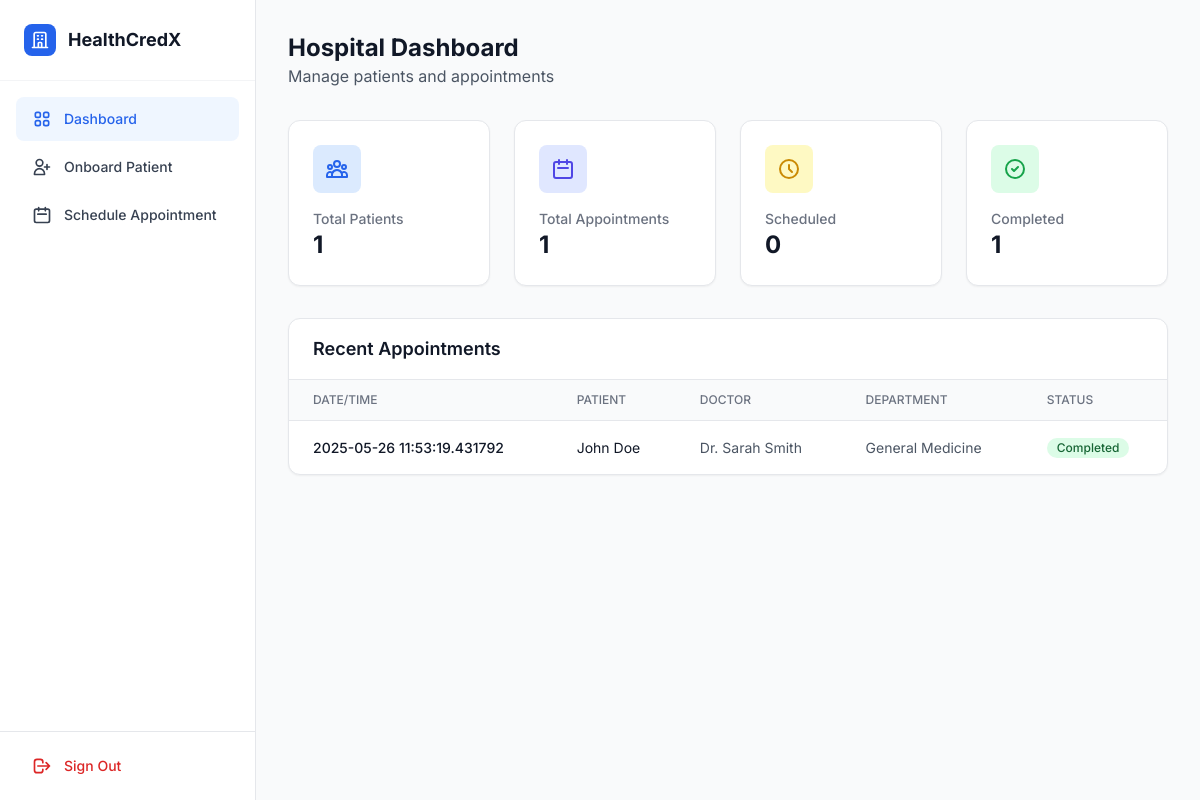
/hospital/dashboard (signed in), run on an earlier commit of the app's database.
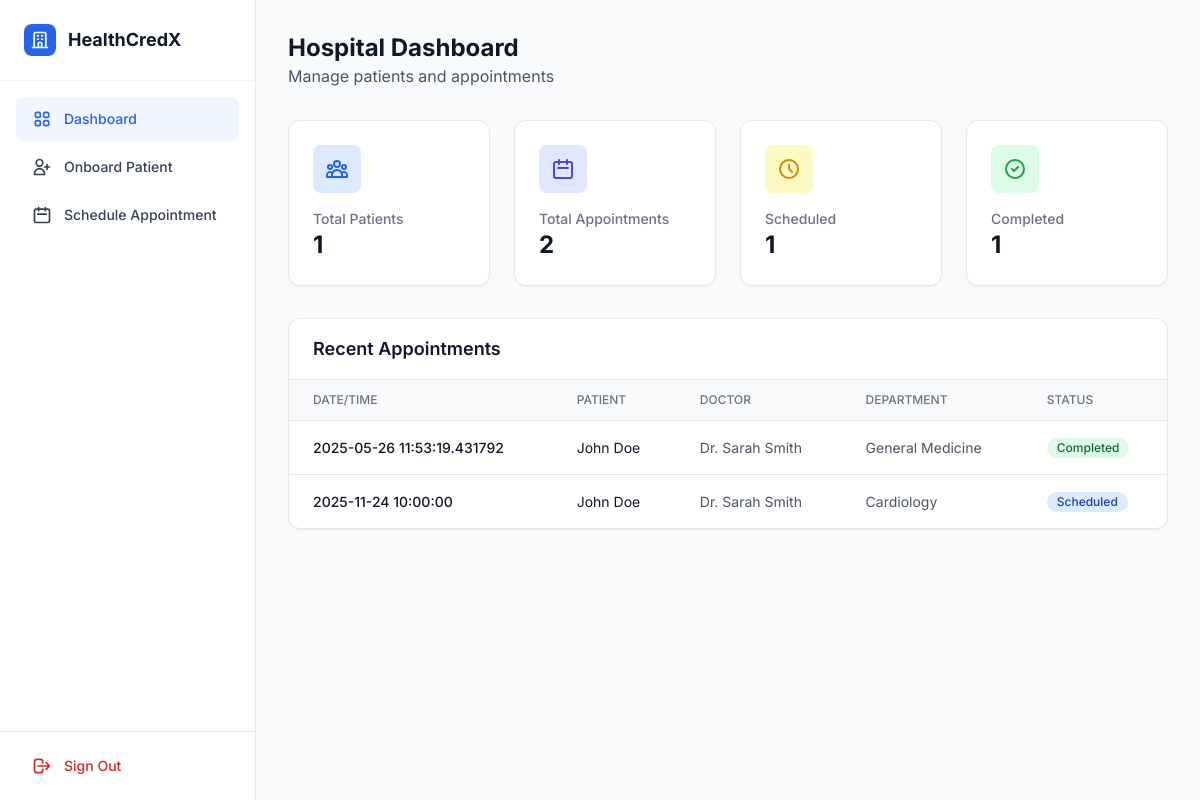
And on a later commit of the database.
### tables this page shows
CREATE TABLE appointments (
            id INTEGER PRIMARY KEY AUTOINCREMENT,
            patient_id INTEGER NOT NULL,
            doctor_id INTEGER,
            hospital_id INTEGER NOT NULL,
            date_time TIMESTAMP NOT NULL,
            department TEXT,
            symptoms TEXT,
            notes TEXT,
            status TEXT DEFAULT 'scheduled' CHECK(status IN ('scheduled', 'completed', 'cancelled')),
            created_at TIMESTAMP DEFAULT CURRENT_TIMESTAMP,
            FOREIGN KEY (patient_id) REFERENCES users(id),
            FOREIGN KEY (doctor_id) REFERENCES users(id),
            FOREIGN KEY (hospital_id) REFERENCES users(id)
        );

CREATE TABLE users (
            id INTEGER PRIMARY KEY AUTOINCREMENT,
            email TEXT UNIQUE NOT NULL,
            password TEXT NOT NULL,
            name TEXT NOT NULL,
            role TEXT NOT NULL CHECK(role IN ('practitioner', 'organization', 'admin', 'hospital', 'pharma', 'patient')),
            practitioner_type TEXT,
            organization_name TEXT,
            created_at TIMESTAMP DEFAULT CURRENT_TIMESTAMP,
            last_login TIMESTAMP
        );

### app.py (the view)
@app.route('/hospital/dashboard')
@auth.require_role('hospital')
def hospital_dashboard():
    user = auth.get_current_user()
    appointments = db.get_appointments_by_user(user['id'], 'hospital')
    stats = db.get_hospital_stats(user['id'])
    return render_template('hospital_dashboard.html', appointments=appointments, stats=stats)

### auth.py (called while the page is built)
def get_current_user():
    if 'user_id' in session:
        return {
            'id': session['user_id'],
            'email': session['user_email'],
            'name': session['user_name'],
            'role': session['user_role'],
            'practitioner_type': session.get('practitioner_type'),
            'organization_name': session.get('organization_name')
        }
    return None

def is_authenticated():
    return 'user_id' in session

def require_role(*roles):
    def decorator(f):
        @wraps(f)
        def decorated_function(*args, **kwargs):
            if not is_authenticated():
                flash('Please log in to access this page.', 'warning')
                return redirect(url_for('login'))
            user = get_current_user()
            if user['role'] not in roles:
                flash('You do not have permission to access this page.', 'danger')
                return redirect(url_for('index'))
            return f(*args, **kwargs)
        return decorated_function
    return decorator

### database.py (called while the page is built)
def get_db():
    DB_PATH.parent.mkdir(exist_ok=True)
    conn = sqlite3.connect(DB_PATH)
    conn.row_factory = sqlite3.Row  # Access columns by name
    return conn

def get_hospital_stats(hospital_id):
    conn = get_db()
    cursor = conn.cursor()
    stats = {}
    cursor.execute("SELECT COUNT(*) as count FROM appointments WHERE hospital_id = ?", (hospital_id,))
    stats['total_appointments'] = cursor.fetchone()['count']
    cursor.execute("SELECT COUNT(*) as count FROM appointments WHERE hospital_id = ? AND status = 'completed'", (hospital_id,))
    stats['completed_appointments'] = cursor.fetchone()['count']
    cursor.execute("SELECT COUNT(*) as count FROM appointments WHERE hospital_id = ? AND status = 'scheduled'", (hospital_id,))
    stats['scheduled_appointments'] = cursor.fetchone()['count']
    cursor.execute("SELECT COUNT(DISTINCT patient_id) as count FROM appointments WHERE hospital_id = ?", (hospital_id,))
    stats['total_patients'] = cursor.fetchone()['count']
    conn.close()
    return stats

### templates/hospital_dashboard.html (shortened to what this page needs)
<!DOCTYPE html>
<html lang="en" class="bg-gray-50">
<head>
    <script src="https://cdn.tailwindcss.com"></script>
</head>
<body class="flex h-screen overflow-hidden">
    <aside class="w-64 bg-white border-r border-gray-200 flex-shrink-0 flex flex-col">
        <div class="p-6 flex items-center gap-3 border-b border-gray-100">
            <div class="w-8 h-8 bg-blue-600 rounded-lg flex items-center justify-center">
                <svg class="w-5 h-5 text-white" fill="none" stroke="currentColor" viewBox="0 0 24 24">
                    <path stroke-linecap="round" stroke-linejoin="round" stroke-width="2" d="M19 21V5a2 2 0 00-2-2H7a2 2 0 00-2 2v16m14 0h2m-2 0h-5m-9 0H3m2 0h5M9 7h1m-1 4h1m4-4h1m-1 4h1m-5 10v-5a1 1 0 011-1h2a1 1 0 011 1v5m-4 0h4"></path>
                </svg>
            </div>
            <span class="text-lg font-bold text-gray-900">HealthCredX</span>
        </div>
        <nav class="flex-1 p-4 space-y-1 overflow-y-auto">
            <a href="/hospital/dashboard" class="sidebar-link flex items-center gap-3 px-4 py-3 text-sm font-medium text-gray-700 rounded-lg active">
                Dashboard
            </a>
            <a href="/hospital/onboard-patient" class="sidebar-link flex items-center gap-3 px-4 py-3 text-sm font-medium text-gray-700 rounded-lg">
                <svg class="w-5 h-5" fill="none" stroke="currentColor" viewBox="0 0 24 24"><path stroke-linecap="round" stroke-linejoin="round" stroke-width="2" d="M18 9v3m0 0v3m0-3h3m-3 0h-3m-2-5a4 4 0 11-8 0 4 4 0 018 0zM3 20a6 6 0 0112 0v1H3v-1z"></path></svg>
                Onboard Patient
            </a>
            <a href="/hospital/schedule-appointment" class="sidebar-link flex items-center gap-3 px-4 py-3 text-sm font-medium text-gray-700 rounded-lg">
                <svg class="w-5 h-5" fill="none" stroke="currentColor" viewBox="0 0 24 24"><path stroke-linecap="round" stroke-linejoin="round" stroke-width="2" d="M8 7V3m8 4V3m-9 8h10M5 21h14a2 2 0 002-2V7a2 2 0 00-2-2H5a2 2 0 00-2 2v12a2 2 0 002 2z"></path></svg>
                Schedule Appointment
            </a>
        </nav>
        <div class="p-4 border-t border-gray-200">
            <a href="/logout" class="flex items-center gap-3 px-4 py-2 text-sm font-medium text-red-600 hover:bg-red-50 rounded-lg transition-colors">
                <svg class="w-5 h-5" fill="none" stroke="currentColor" viewBox="0 0 24 24"><path stroke-linecap="round" stroke-linejoin="round" stroke-width="2" d="M17 16l4-4m0 0l-4-4m4 4H7m6 4v1a3 3 0 01-3 3H6a3 3 0 01-3-3V7a3 3 0 013-3h4a3 3 0 013 3v1"></path></svg>
                Sign Out
            </a>
        </div>
    </aside>
    <main class="flex-1 overflow-y-auto bg-gray-50 p-8 relative">
        <div class="mb-8">
            <h1 class="text-2xl font-bold text-gray-900">Hospital Dashboard</h1>
            <p class="text-gray-600">Manage patients and appointments</p>
        </div>
        <div class="grid grid-cols-1 md:grid-cols-2 lg:grid-cols-4 gap-6 mb-8">
            <div class="bg-white p-6 rounded-xl border border-gray-200 shadow-sm">
                <div class="flex items-center justify-between mb-4">
                    <div class="w-12 h-12 bg-blue-100 rounded-lg flex items-center justify-center">
                    </div>
                </div>
                <h3 class="text-gray-500 text-sm font-medium">Total Patients</h3>
                <p class="text-2xl font-bold text-gray-900">{{ stats.total_patients }}</p>
            </div>
            <div class="bg-white p-6 rounded-xl border border-gray-200 shadow-sm">
                <div class="flex items-center justify-between mb-4">
                    <div class="w-12 h-12 bg-indigo-100 rounded-lg flex items-center justify-center">
                        <svg class="w-6 h-6 text-indigo-600" fill="none" stroke="currentColor" viewBox="0 0 24 24"><path stroke-linecap="round" stroke-linejoin="round" stroke-width="2" d="M8 7V3m8 4V3m-9 8h10M5 21h14a2 2 0 002-2V7a2 2 0 00-2-2H5a2 2 0 00-2 2v12a2 2 0 002 2z"></path></svg>
                    </div>
                </div>
                <h3 class="text-gray-500 text-sm font-medium">Total Appointments</h3>
                <p class="text-2xl font-bold text-gray-900">{{ stats.total_appointments }}</p>
            </div>
            <div class="bg-white p-6 rounded-xl border border-gray-200 shadow-sm">
                <div class="flex items-center justify-between mb-4">
                    <div class="w-12 h-12 bg-yellow-100 rounded-lg flex items-center justify-center">
                        <svg class="w-6 h-6 text-yellow-600" fill="none" stroke="currentColor" viewBox="0 0 24 24"><path stroke-linecap="round" stroke-linejoin="round" stroke-width="2" d="M12 8v4l3 3m6-3a9 9 0 11-18 0 9 9 0 0118 0z"></path></svg>
                    </div>
                </div>
                <h3 class="text-gray-500 text-sm font-medium">Scheduled</h3>
                <p class="text-2xl font-bold text-gray-900">{{ stats.scheduled_appointments }}</p>
            </div>
            <div class="bg-white p-6 rounded-xl border border-gray-200 shadow-sm">
                <div class="flex items-center justify-between mb-4">
                    <div class="w-12 h-12 bg-green-100 rounded-lg flex items-center justify-center">
                        <svg class="w-6 h-6 text-green-600" fill="none" stroke="currentColor" viewBox="0 0 24 24"><path stroke-linecap="round" stroke-linejoin="round" stroke-width="2" d="M9 12l2 2 4-4m6 2a9 9 0 11-18 0 9 9 0 0118 0z"></path></svg>
                    </div>
                </div>
                <h3 class="text-gray-500 text-sm font-medium">Completed</h3>
                <p class="text-2xl font-bold text-gray-900">{{ stats.completed_appointments }}</p>
            </div>
        </div>
        <div class="bg-white border border-gray-200 rounded-xl shadow-sm mb-8">
            <div class="px-6 py-4 border-b border-gray-200 flex justify-between items-center">
                <h2 class="text-lg font-semibold text-gray-900">Recent Appointments</h2>
            </div>
            {% if appointments %}
            <div class="overflow-x-auto">
                <table class="min-w-full divide-y divide-gray-200">
                    <thead class="bg-gray-50">
                        <tr>
                            <th class="px-6 py-3 text-left text-xs font-medium text-gray-500 uppercase">Date/Time</th>
                            <th class="px-6 py-3 text-left text-xs font-medium text-gray-500 uppercase">Patient</th>
                            <th class="px-6 py-3 text-left text-xs font-medium text-gray-500 uppercase">Doctor</th>
                            <th class="px-6 py-3 text-left text-xs font-medium text-gray-500 uppercase">Department</th>
                            <th class="px-6 py-3 text-left text-xs font-medium text-gray-500 uppercase">Status</th>
                        </tr>
                    </thead>
                    <tbody class="divide-y divide-gray-200">
                        {% for appt in appointments %}
                        <tr class="hover:bg-gray-50">
                            <td class="px-6 py-4 text-sm font-medium text-gray-900">{{ appt.date_time.replace('T', ' ') }}</td>
                            <td class="px-6 py-4 text-sm text-gray-900">{{ appt.patient_name }}</td>
                            <td class="px-6 py-4 text-sm text-gray-600">{{ appt.doctor_name or 'Unassigned' }}</td>
                            <td class="px-6 py-4 text-sm text-gray-600">{{ appt.department }}</td>
                            <td class="px-6 py-4 text-sm">
                                <span class="inline-flex items-center px-2.5 py-0.5 rounded-full text-xs font-medium
                                    {% if appt.status == 'completed' %}bg-green-100 text-green-800
                                    {% elif appt.status == 'cancelled' %}bg-red-100 text-red-800
                                    {% else %}bg-blue-100 text-blue-800{% endif %}">
                                    {{ appt.status.title() }}
                                </span>
                            </td>
                        </tr>
                        {% endfor %}
                    </tbody>
                </table>
            </div>
            {% else %}
            <div class="px-6 py-12 text-center text-gray-500">
                <p class="text-sm">No appointments scheduled.</p>
            </div>
            {% endif %}
        </div>
    </main>
</body>
</html>

### templates/hospital_dashboard.html (style rules this page uses)
body { font-family: 'Inter', sans-serif; }
.sidebar-link.active { background-color: #EFF6FF; color: #2563EB; }

What changed in the data, as far as the page shows it:
added appointments: date_time.replace "2025-11-24 10:00:00", patient_name "John Doe", name "Dr. Sarah Smith", department "Cardiology", status "Scheduled"
Also different on the page:
{{ stats.total_appointments }}: "1" → "2"
{{ stats.scheduled_appointments }}: "0" → "1"
